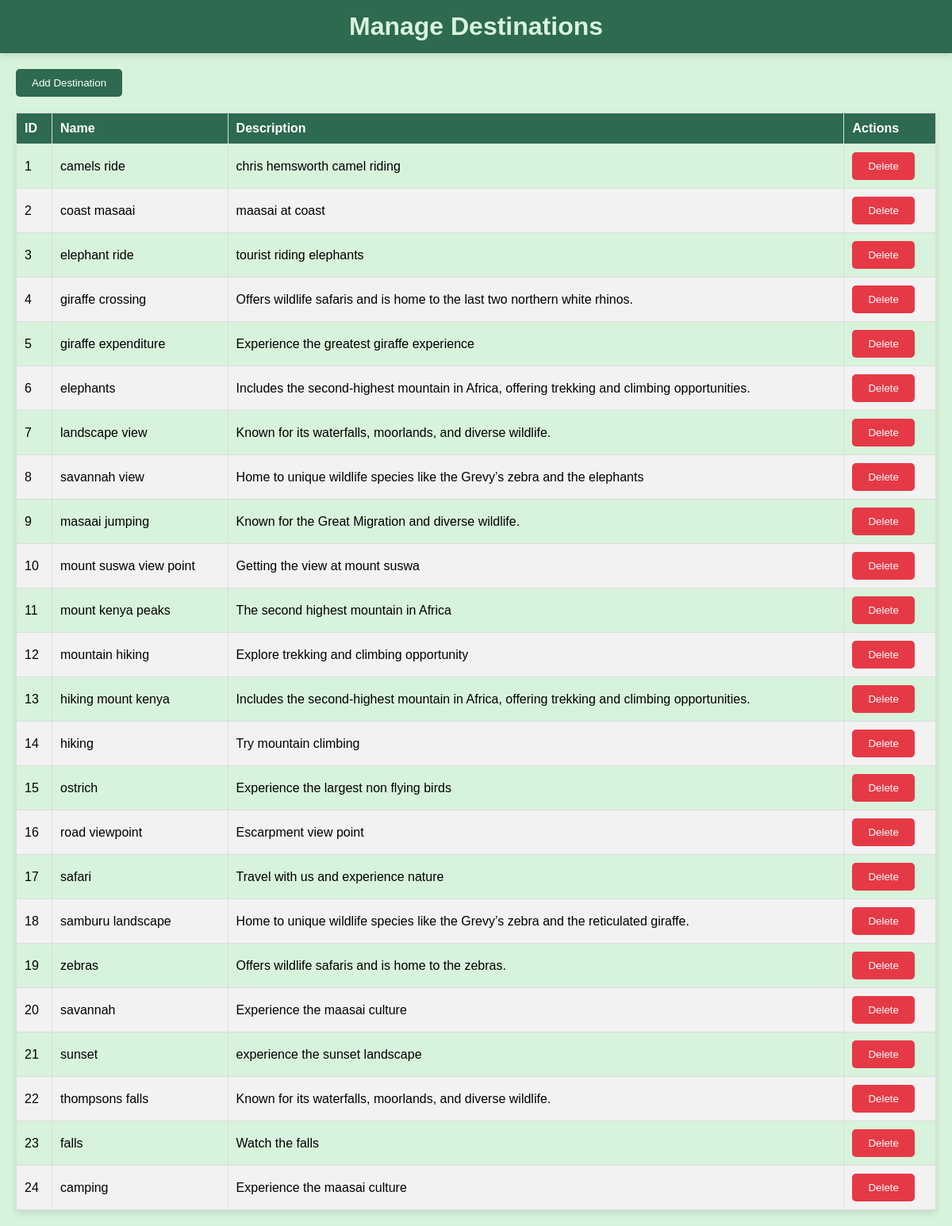
Page /Tourism/admin/manage_destinations.php (signed in) on the committed database.
### tables this page shows
CREATE TABLE `destinations` (
  `destination_id` int(11) NOT NULL,
  `name` varchar(100) DEFAULT NULL,
  `description` text DEFAULT NULL,
  `image_path` varchar(255) DEFAULT NULL,
  `location` varchar(100) DEFAULT NULL,
  `distance` float DEFAULT NULL,
  `towns` text DEFAULT NULL,
  `cost` int(11) DEFAULT NULL
);

### Tourism/admin/manage_destinations.php (the view, shortened to what this page needs)
<?php
$servername = "localhost";
$username = "root";
$password = "";
$dbname = "tourism";
$conn = new mysqli($servername, $username, $password, $dbname, 3306, '/opt/lampp/var/mysql/mysql.sock');
$sql = "SELECT * FROM destinations";
$result = $conn->query($sql);
?>
<!DOCTYPE html>
<html lang="en">
<head>
</head>
<body>
    <header>
        <h1>Manage Destinations</h1>
    </header>
    <main>
        <button class="add-destination-btn" onclick="toggleForm()">Add Destination</button>
        <table>
            <thead>
                <tr>
                    <th>ID</th>
                    <th>Name</th>
                    <th>Description</th>
                    <th>Actions</th>
                </tr>
            </thead>
            <tbody>
                <?php while($row = $result->fetch_assoc()): ?>
                    <tr>
                        <td><?php echo htmlspecialchars($row['destination_id']); ?></td>
                        <td><?php echo htmlspecialchars($row['name']); ?></td>
                        <td><?php echo htmlspecialchars($row['description']); ?></td>
                        <td>
                            <form method="post" action="">
                                <button type="submit" name="delete_destination">Delete</button>
                            </form>
                        </td>
                    </tr>
                <?php endwhile; ?>
            </tbody>
        </table>
    </main>
</body>
</html>

### Tourism/admin/manage_destinations.php (style rules this page uses)
body { font-family: Arial, sans-serif; margin: 0; padding: 0; background-color: #d8f3dc; }
header { background-color: #2d6a4f; padding: 15px; text-align: center; box-shadow: 0 4px 8px rgba(0, 0, 0, 0.1); }
header h1 { margin: 0; color: #d8f3dc; }
main { margin: 20px; }
h1 { color: #2d6a4f; text-align: center; margin-bottom: 20px; }
table { width: 100%; border-collapse: collapse; margin-bottom: 20px; box-shadow: 0 4px 8px rgba(0, 0, 0, 0.1); }
table th, table td { padding: 10px; text-align: left; border: 1px solid #ddd; }
table th { background-color: #2d6a4f; color: white; }
table tr:nth-child(even) { background-color: #f2f2f2; }
button { background-color: #e63946; color: white; border: none; padding: 10px 20px; border-radius: 5px; cursor: pointer; transition: background-color 0.3s; }
.add-destination-btn { background-color: #2d6a4f; margin-bottom: 20px; }

### rows in the picture
destinations: destination_id "1", name "camels ride", description "chris hemsworth camel riding"
destinations: destination_id "2", name "coast masaai", description "maasai at coast"
destinations: destination_id "3", name "elephant ride", description "tourist riding elephants"
destinations: destination_id "4", name "giraffe crossing", description "Offers wildlife safaris and is home to the last two northern white rhinos."
destinations: destination_id "5", name "giraffe expenditure", description "Experience the greatest giraffe experience"
destinations: destination_id "6", name "elephants", description "Includes the second-highest mountain in Africa, offering trekking and climbing opportunities."
destinations: destination_id "7", name "landscape view", description "Known for its waterfalls, moorlands, and diverse wildlife."
destinations: destination_id "8", name "savannah view", description "Home to unique wildlife species like the Grevy’s zebra and the elephants"
destinations: destination_id "9", name "masaai jumping", description "Known for the Great Migration and diverse wildlife."
destinations: destination_id "10", name "mount suswa view point", description "Getting the view at mount suswa"
destinations: destination_id "11", name "mount kenya peaks", description "The second highest mountain in Africa"
destinations: destination_id "12", name "mountain hiking", description "Explore trekking and climbing opportunity"
destinations: destination_id "13", name "hiking mount kenya", description "Includes the second-highest mountain in Africa, offering trekking and climbing opportunities."
destinations: destination_id "14", name "hiking", description "Try mountain climbing"
destinations: destination_id "15", name "ostrich", description "Experience the largest non flying birds"
destinations: destination_id "16", name "road viewpoint", description "Escarpment view point"
destinations: destination_id "17", name "safari", description "Travel with us and experience nature"
destinations: destination_id "18", name "samburu landscape", description "Home to unique wildlife species like the Grevy’s zebra and the reticulated giraffe."
destinations: destination_id "19", name "zebras", description "Offers wildlife safaris and is home to the zebras."
destinations: destination_id "20", name "savannah", description "Experience the maasai culture"
destinations: destination_id "21", name "sunset", description "experience the sunset landscape"
destinations: destination_id "22", name "thompsons falls", description "Known for its waterfalls, moorlands, and diverse wildlife."
destinations: destination_id "23", name "falls", description "Watch the falls"
destinations: destination_id "24", name "camping", description "Experience the maasai culture"
